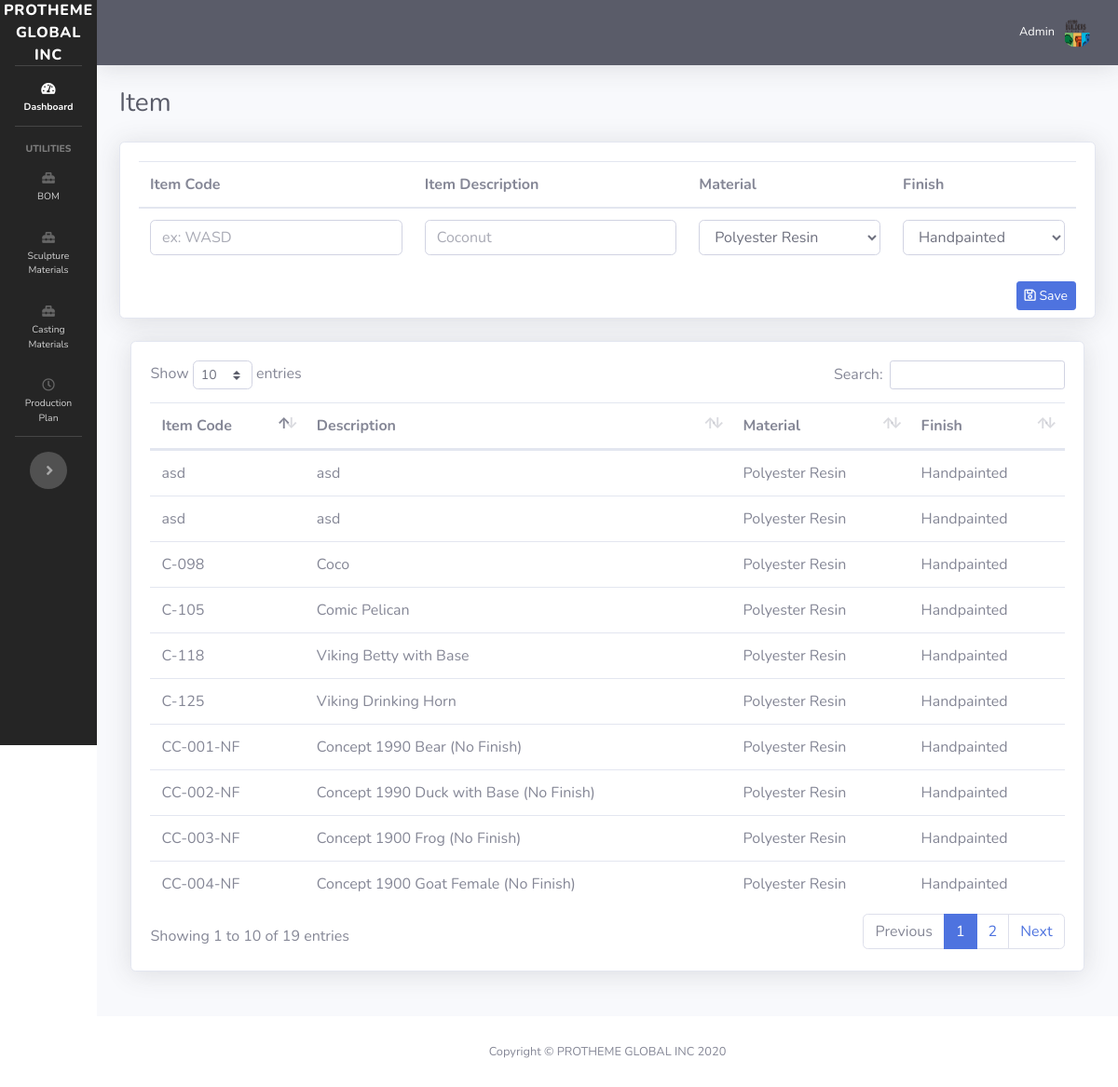
Page /item.php on the earlier database version.
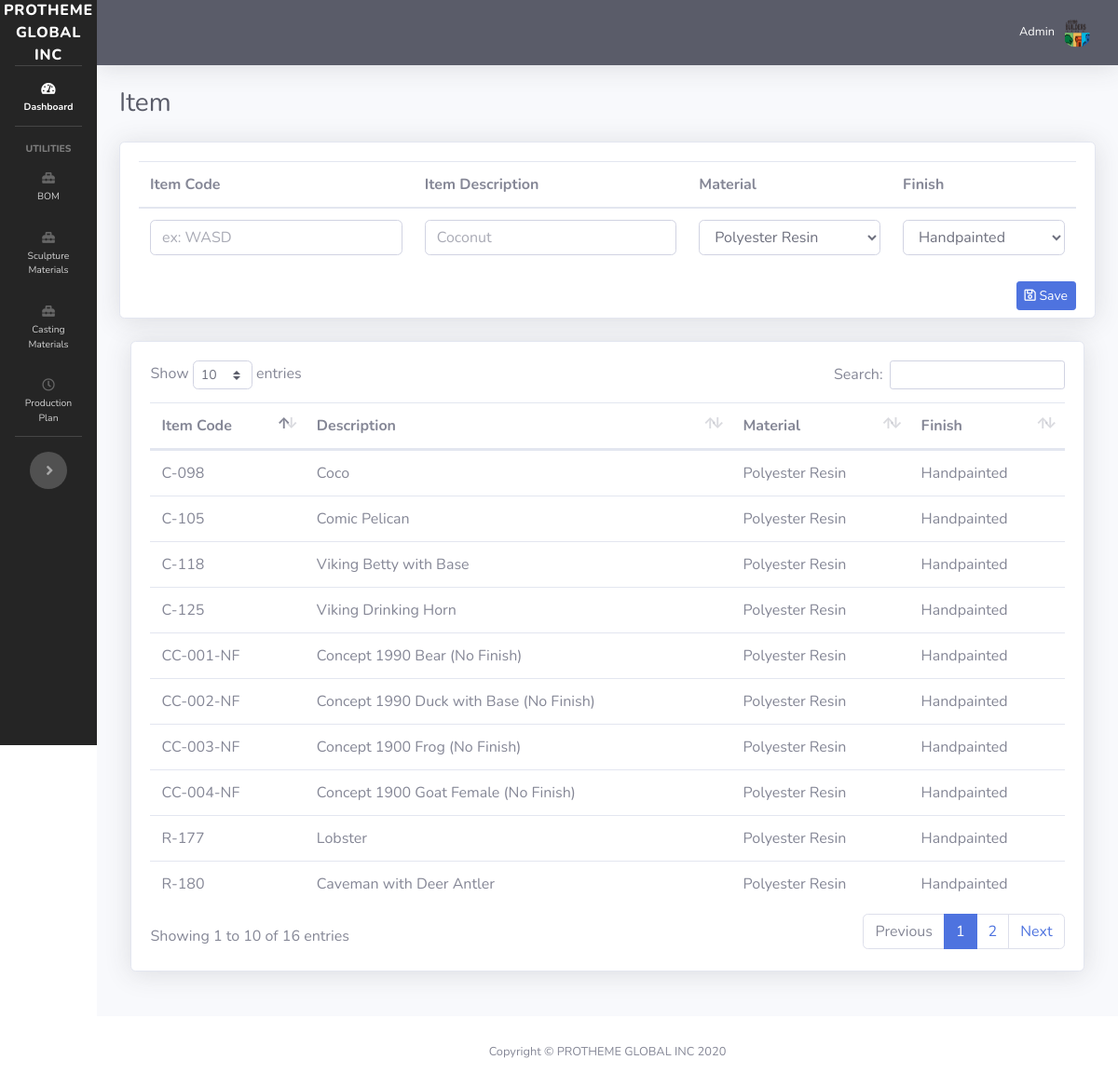
Same page on the later database version.
### tables this page shows
CREATE TABLE `item` (
  `id` int(11) NOT NULL,
  `item_code` varchar(128) NOT NULL,
  `item_description` varchar(128) NOT NULL,
  `material` varchar(128) NOT NULL,
  `finish` varchar(128) NOT NULL
);

### item.php (the view, shortened to what this page needs)
<?php
require_once 'dbh.php';
include("sidebar.php");
$getItems = $mysqli->query('SELECT * FROM item') or die ($mysqli->error);
?>
<div id="content-wrapper" class="d-flex flex-column">
    <div id="content">
        <?php
        include("topbar.php");
        ?>
        <div class="container-fluid">
            <div class="d-sm-flex align-items-center justify-content-between mb-4">
                <h1 class="h3 mb-0 text-gray-800">Item</h1>
            </div>
            <div class="row">
                <div class="col-lg-12 mb-4">
                    <div class="card shadow mb-4">
                        <form action="process_item.php" method="POST" class="mb-1">
                            <div class="card-body">
                                <table class="table">
                                    <thead>
                                    <tr>
                                        <th>Item Code</th>
                                        <th>Item Description</th>
                                        <th>Material</th>
                                        <th>Finish</th>
                                    </tr>
                                    </thead>
                                    <tbody>
                                    <tr>
                                        <td><input class="form-control" name="item_code" placeholder="ex: WASD" required></td>
                                        <td>
                                            <input type="text" class="form-control" name="description" placeholder="Coconut" required>
                                        </td>
                                        <td>
                                            <select class="form-control" name="material" required>
                                                <option value="Polyester Resin">Polyester Resin</option>
                                            </select>
                                        </td>
                                        <td>
                                            <select class="form-control" name="finish" required>
                                                <option value="Handpainted">Handpainted</option>
                                            </select>
                                        </td>
                                    </tr>
                                    </tbody>
                                </table>
                                <button type="submit" class="btn btn-primary btn-sm mb-1 float-right" name="save"><i class="far fa-save"></i> Save</button>
                        </form>
                    </div>
                </div>
                <div class="col-lg-12 mb-4">
                    <div class="card shadow mb-12" style="padding: 2%;">
                        <table class="table" id="dataTable">
                            <thead>
                            <tr>
                                <th>Item Code</th>
                                <th>Description</th>
                                <th>Material</th>
                                <th>Finish</th>
                            </tr>
                            </thead>
                            <tbody>
                            <?php while($newItems=$getItems->fetch_assoc()){ ?>
                                <tr>
                                    <td><?php echo $newItems['item_code']; ?></td>
                                    <td><?php echo $newItems['item_description']; ?></td>
                                    <td><?php echo $newItems['material']; ?></td>
                                    <td><?php echo $newItems['finish']; ?></td>
                                </tr>
                            <?php }?>
                            </tbody>
                        </table>
                    </div>
                </div>
            </div>
        </div>
    </div>
</div>
<?php include("footer.php"); ?>

Differences in the rows shown:
removed item: item_code "asd", item_description "asd", material "Polyester Resin", finish "Handpainted"
removed item: item_code "asd", item_description "asd", material "Polyester Resin", finish "Handpainted"
now on this page (row unchanged): item: item_code "R-177", item_description "Lobster", material "Polyester Resin", finish "Handpainted"
now on this page (row unchanged): item: item_code "R-180", item_description "Caveman with Deer Antler", material "Polyester Resin", finish "Handpainted"
Other differences:
text written by a page script: "Show entries Search: Showing 1 to 10 of 19 entries Previous 1 2 Next" → "Show entries Search: Showing 1 to 10 of 16 entries Previous 1 2 Next"
